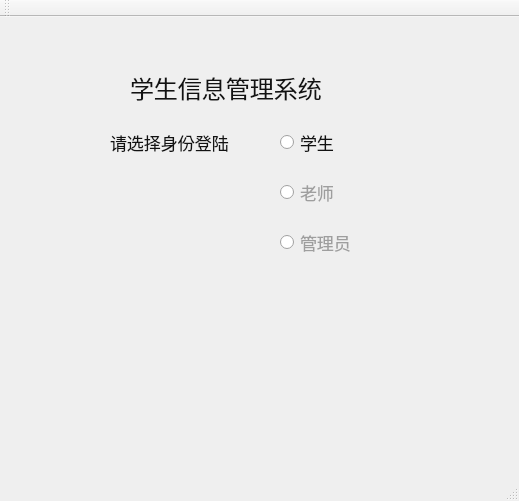
<?xml version="1.0" encoding="UTF-8"?>
<ui version="4.0">
 <class>MainWindow</class>
 <widget class="QMainWindow" name="MainWindow">
  <property name="geometry">
   <rect>
    <x>0</x>
    <y>0</y>
    <width>519</width>
    <height>501</height>
   </rect>
  </property>
  <property name="windowTitle">
   <string>学生信息管理系统</string>
  </property>
  <property name="styleSheet">
   <string notr="true">#MainWindow{
border-image: url(:/new/prefix1/微信图片_20190829210944.jpg);
}</string>
  </property>
  <widget class="QWidget" name="centralWidget">
   <widget class="QLabel" name="label">
    <property name="geometry">
     <rect>
      <x>130</x>
      <y>40</y>
      <width>251</width>
      <height>61</height>
     </rect>
    </property>
    <property name="font">
     <font>
      <pointsize>18</pointsize>
     </font>
    </property>
    <property name="styleSheet">
     <string notr="true">color: rgb(18, 18, 18);</string>
    </property>
    <property name="text">
     <string>学生信息管理系统</string>
    </property>
   </widget>
   <widget class="QLabel" name="label_2">
    <property name="geometry">
     <rect>
      <x>110</x>
      <y>110</y>
      <width>161</width>
      <height>31</height>
     </rect>
    </property>
    <property name="font">
     <font>
      <pointsize>13</pointsize>
     </font>
    </property>
    <property name="styleSheet">
     <string notr="true">color: rgb(18, 18, 18);</string>
    </property>
    <property name="text">
     <string>请选择身份登陆</string>
    </property>
   </widget>
   <widget class="QRadioButton" name="Stubtn">
    <property name="geometry">
     <rect>
      <x>280</x>
      <y>110</y>
      <width>91</width>
      <height>31</height>
     </rect>
    </property>
    <property name="font">
     <font>
      <pointsize>13</pointsize>
     </font>
    </property>
    <property name="styleSheet">
     <string notr="true">color: rgb(18, 18, 18);</string>
    </property>
    <property name="text">
     <string>学生</string>
    </property>
   </widget>
   <widget class="QRadioButton" name="Teabtn">
    <property name="geometry">
     <rect>
      <x>280</x>
      <y>160</y>
      <width>91</width>
      <height>31</height>
     </rect>
    </property>
    <property name="font">
     <font>
      <pointsize>13</pointsize>
     </font>
    </property>
    <property name="styleSheet">
     <string notr="true">color: rgb(158, 158, 158);</string>
    </property>
    <property name="text">
     <string>老师</string>
    </property>
   </widget>
   <widget class="QRadioButton" name="Manbtn">
    <property name="geometry">
     <rect>
      <x>280</x>
      <y>210</y>
      <width>101</width>
      <height>31</height>
     </rect>
    </property>
    <property name="font">
     <font>
      <pointsize>13</pointsize>
     </font>
    </property>
    <property name="styleSheet">
     <string notr="true">color: rgb(158, 158, 158);</string>
    </property>
    <property name="text">
     <string>管理员</string>
    </property>
   </widget>
  </widget>
  <widget class="QMenuBar" name="menuBar">
   <property name="geometry">
    <rect>
     <x>0</x>
     <y>0</y>
     <width>519</width>
     <height>25</height>
    </rect>
   </property>
  </widget>
  <widget class="QToolBar" name="mainToolBar">
   <attribute name="toolBarArea">
    <enum>TopToolBarArea</enum>
   </attribute>
   <attribute name="toolBarBreak">
    <bool>false</bool>
   </attribute>
  </widget>
  <widget class="QStatusBar" name="statusBar"/>
 </widget>
 <layoutdefault spacing="6" margin="11"/>
 <resources/>
 <connections/>
</ui>
